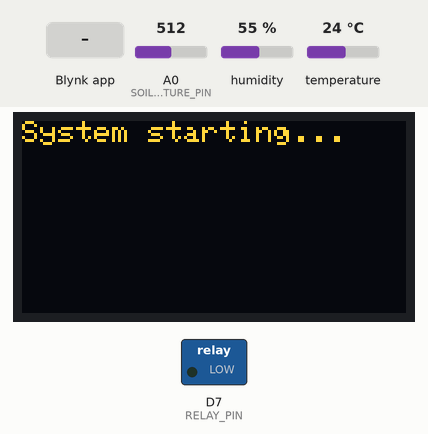
Bench run of a sketch on a simulated ESP8266 (NodeMCU). Parts: 128×64 one-colour display, switched loads named in the sketch (green lamp = pin HIGH). The test bench sets the inputs (shaded band); at power-on: A0 (SOIL_MOISTURE_PIN) = 512, humidity 55 %, temperature 24 °C. The OLED is the two-colour kind (top 16 rows yellow); WiFi joins after 1.5 s; servers stay silent unless stated; EEPROM starts erased; what the sketch prints to the serial monitor is not drawn.

Above: at 1.2 s.
1.3 s: Blynk app writes 1 to V4
At 10.9 s:
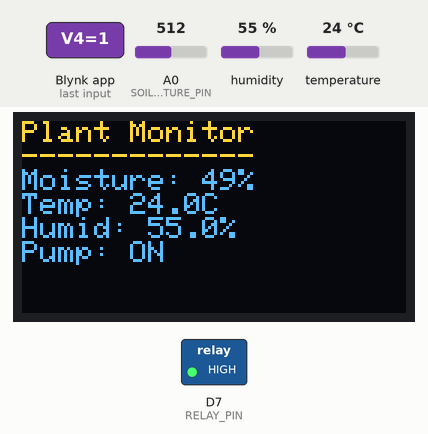
11.8 s: A0 (SOIL_MOISTURE_PIN) set to 0
At 21.5 s:
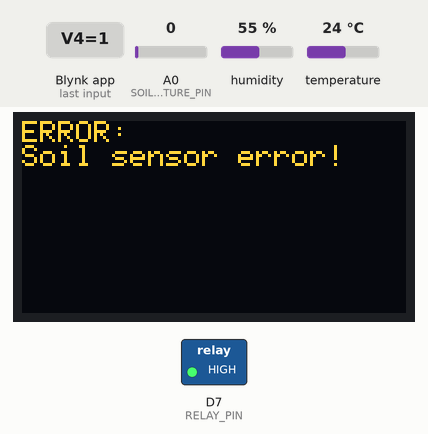
21.8 s: Blynk app writes 0 to V4
At 22.5 s:
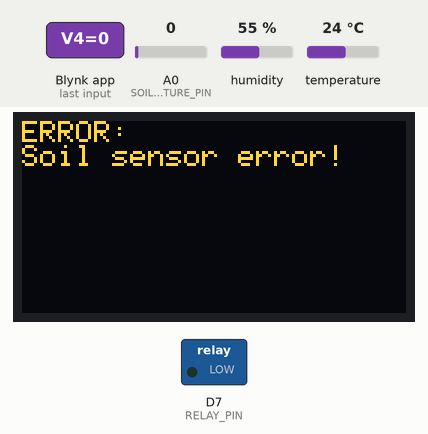
23.3 s: A0 (SOIL_MOISTURE_PIN) set to 40
At 31.0 s:
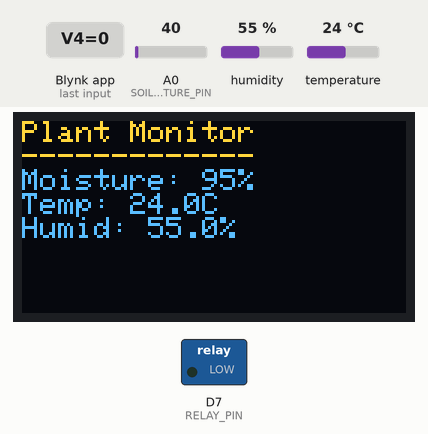
31.8 s: Blynk app writes 200 to V4
At 32.5 s:
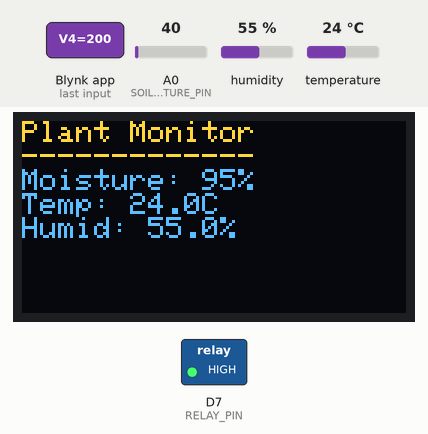
41.8 s: humidity set to 22 %
At 51.0 s:
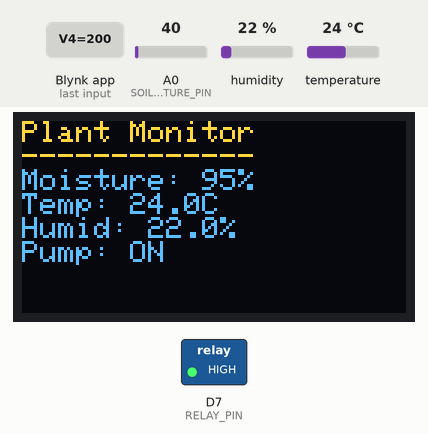
Timing chart, 0 to 52.5 s (numbered marks = the images above; inputs shaded):
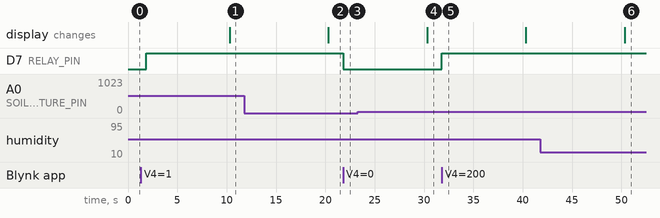

The sketch:

Code_complete_.ino
```cpp
#define BLYNK_TEMPLATE_ID "TMPL6gubuUsA2"
#define BLYNK_TEMPLATE_NAME "SMART PLANT WATERING PROJECT"
#define BLYNK_AUTH_TOKEN "v5kze5bCMFfgM1pYNdTDEKOz6IZvCFyS"

#include <ESP8266WiFi.h>
#include <BlynkSimpleEsp8266.h>
#include <Wire.h>
#include <Adafruit_GFX.h>
#include <Adafruit_SSD1306.h>
#include <DHTesp.h>
#include <EEPROM.h>

// Display configuration
#define SCREEN_WIDTH 128
#define SCREEN_HEIGHT 64
#define OLED_RESET -1
Adafruit_SSD1306 display(SCREEN_WIDTH, SCREEN_HEIGHT, &Wire, OLED_RESET);

// Pin definitions
#define SOIL_MOISTURE_PIN A0
#define RELAY_PIN 13
#define DHTPIN D4

// Network credentials
const char ssid[] = "iot";
const char pass[] = "12345678";
const char auth[] = BLYNK_AUTH_TOKEN;

// System states and timings
BlynkTimer timer;
bool pumpState = false;
bool manualOverride = false;
bool wateringInProgress = false;

// Timing constants
const unsigned long PUMP_RUN_TIME = 10000;  // 10 seconds
const unsigned long RECONNECT_INTERVAL = 30000;  // 30 seconds
const unsigned long MOISTURE_STABILIZATION_DELAY = 5000;  // 5 seconds
const unsigned long SAFETY_TIMEOUT = 60000;  // 1 minute maximum pump run time
const unsigned long WIFI_TIMEOUT = 20000;  // 20 seconds WiFi connection timeout
const uint8_t MAX_RECONNECT_ATTEMPTS = 5;  // Maximum reconnection attempts

// Soil moisture calibration values
const int MOISTURE_AIR_VALUE = 1023;    // Value in air
const int MOISTURE_WATER_VALUE = 0;     // Value in water
const int MOISTURE_READINGS = 5;        // Number of readings to average

// Sensor readings and thresholds
struct SystemState {
  int soilMoisture;
  float temperature;
  float humidity;
  int moistureThreshold;
  unsigned long lastWateringTime;
  uint8_t reconnectAttempts;
} state;

// Timing variables
unsigned long pumpStartTime = 0;
unsigned long lastReconnectAttempt = 0;

DHTesp dht;

// Function prototypes
bool hasTimeElapsed(unsigned long start, unsigned long interval);
void saveThresholdToEEPROM();
void loadThresholdFromEEPROM();
void checkConnection();
int readSoilMoisture();
void sendSensorData();
void managePump();
void startPump();
void stopPump();
void displayData();
void displayError(const __FlashStringHelper* errorMsg);

// Function implementations
bool hasTimeElapsed(unsigned long start, unsigned long interval) {
    return (millis() - start) >= interval;
}

void saveThresholdToEEPROM() {
    if (state.moistureThreshold >= 0 && state.moistureThreshold <= 100) {
        EEPROM.begin(512);
        EEPROM.put(0, state.moistureThreshold);
        if (!EEPROM.commit()) {
            displayError(F("EEPROM write failed"));
        }
        EEPROM.end();
    }
}

void loadThresholdFromEEPROM() {
    EEPROM.begin(512);
    EEPROM.get(0, state.moistureThreshold);
    EEPROM.end();
    if (state.moistureThreshold < 0 || state.moistureThreshold > 100) {
        state.moistureThreshold = 30;
        saveThresholdToEEPROM();
    }
}

void checkConnection() {
    if (WiFi.status() != WL_CONNECTED || !Blynk.connected()) {
        if (state.reconnectAttempts >= MAX_RECONNECT_ATTEMPTS) {
            displayError(F("Max reconnect attempts reached"));
            ESP.restart();
        }

        if (hasTimeElapsed(lastReconnectAttempt, RECONNECT_INTERVAL)) {
            lastReconnectAttempt = millis();
            state.reconnectAttempts++;
            WiFi.disconnect();
            WiFi.begin(ssid, pass);

            unsigned long startAttempt = millis();
            while (WiFi.status() != WL_CONNECTED) {
                if (hasTimeElapsed(startAttempt, WIFI_TIMEOUT)) {
                    displayError(F("WiFi timeout"));
                    return;
                }
                delay(500);
            }

            if (Blynk.connect()) {
                state.reconnectAttempts = 0;
                Serial.println(F("Reconnected to Blynk!"));
            }
        }
    }
}

int readSoilMoisture() {
    long sum = 0;
    for (int i = 0; i < MOISTURE_READINGS; i++) {
        sum += analogRead(SOIL_MOISTURE_PIN);
        delay(50);
    }
    int rawMoisture = sum / MOISTURE_READINGS;
    if (rawMoisture <= 0 || rawMoisture >= 1023) {
        return -1;
    }
    return map(rawMoisture, MOISTURE_AIR_VALUE, MOISTURE_WATER_VALUE, 0, 100);
}

void displayError(const __FlashStringHelper* errorMsg) {
    display.clearDisplay();
    display.setTextSize(1);
    display.setTextColor(SSD1306_WHITE);
    display.setCursor(0, 0);
    display.println(F("ERROR:"));
    display.println(errorMsg);
    display.display();
    Serial.print(F("Error: "));
    Serial.println(errorMsg);
}

void displayData() {
    display.clearDisplay();
    display.setTextSize(1);
    display.setTextColor(SSD1306_WHITE);
    display.setCursor(0, 0);
    display.println(F("Plant Monitor"));
    display.println(F("-------------"));
    display.print(F("Moisture: "));
    display.print(state.soilMoisture);
    display.println(F("%"));
    display.print(F("Temp: "));
    display.print(state.temperature, 1);
    display.println(F("C"));
    display.print(F("Humid: "));
    display.print(state.humidity, 1);
    display.println(F("%"));
    if (pumpState) {
        display.println(F("Pump: ON"));
    }
    display.display();
}

void startPump() {
    digitalWrite(RELAY_PIN, HIGH);
    pumpState = true;
    pumpStartTime = millis();
    wateringInProgress = true;
    Blynk.virtualWrite(V4, 1);
}

void stopPump() {
    digitalWrite(RELAY_PIN, LOW);
    pumpState = false;
    wateringInProgress = false;
    state.lastWateringTime = millis();
    Blynk.virtualWrite(V4, 0);
}

void managePump() {
    if (manualOverride) return;
    if (pumpState && hasTimeElapsed(pumpStartTime, SAFETY_TIMEOUT)) {
        stopPump();
        displayError(F("Pump timeout!"));
    } else if (!wateringInProgress && state.soilMoisture < state.moistureThreshold && hasTimeElapsed(state.lastWateringTime, MOISTURE_STABILIZATION_DELAY)) {
        startPump();
    } else if (pumpState && hasTimeElapsed(pumpStartTime, PUMP_RUN_TIME)) {
        stopPump();
    }
}

void sendSensorData() {
    int moistureReading = readSoilMoisture();
    if (moistureReading == -1) {
        displayError(F("Soil sensor error!"));
        return;
    }
    state.soilMoisture = moistureReading;

    TempAndHumidity data;
    for (int i = 0; i < 3; i++) {
        data = dht.getTempAndHumidity();
        if (dht.getStatus() == DHTesp::ERROR_NONE) {
            state.temperature = data.temperature;
            state.humidity = data.humidity;
            break;
        }
        delay(2000);
    }

    if (dht.getStatus() != DHTesp::ERROR_NONE) {
        displayError(F("DHT sensor error!"));
        return;
    }

    if (Blynk.connected()) {
        Blynk.virtualWrite(V1, state.soilMoisture);
        Blynk.virtualWrite(V2, state.temperature);
        Blynk.virtualWrite(V3, state.humidity);
    }

    displayData();
    managePump();
}

BLYNK_WRITE(V4) {
    manualOverride = param.asInt();
    if (manualOverride) startPump(); else stopPump();
}

BLYNK_WRITE(V5) {
    int newThreshold = param.asInt();
    if (newThreshold >= 0 && newThreshold <= 100) {
        state.moistureThreshold = newThreshold;
        saveThresholdToEEPROM();
    }
}

void setup() {
    Serial.begin(115200);
    Wire.begin();
    if (!display.begin(SSD1306_SWITCHCAPVCC, 0x3C)) {
        Serial.println(F("SSD1306 allocation failed"));
        delay(1000);
        ESP.restart();
    }
    pinMode(RELAY_PIN, OUTPUT);
    digitalWrite(RELAY_PIN, LOW);
    pinMode(SOIL_MOISTURE_PIN, INPUT);
    dht.setup(DHTPIN, DHTesp::DHT11);
    loadThresholdFromEEPROM();
    ESP.wdtEnable(WDTO_8S);
    WiFi.begin(ssid, pass);
    Blynk.config(auth);
    timer.setInterval(10000L, sendSensorData);
    display.clearDisplay();
    display.setTextSize(1);
    display.setTextColor(SSD1306_WHITE);
    display.setCursor(0, 0);
    display.println(F("System starting..."));
    display.display();
}

void loop() {
    ESP.wdtFeed();  // Feed the watchdog timer to prevent reset
    checkConnection();
    Blynk.run();
    timer.run();
}
```

Measured:
- after the input at 1.3 s, D7 (RELAY_PIN): LOW → HIGH after 0.53 s; the display: changes after 9.0 s (image 1)
- after the input at 11.8 s, the display: changes after 8.5 s (image 2)
- after the input at 21.8 s, D7 (RELAY_PIN): HIGH → LOW at once
- after the input at 23.3 s, the display: changes after 7.0 s (image 4)
- after the input at 31.8 s, D7 (RELAY_PIN): LOW → HIGH at once
- after the input at 41.8 s, the display: changes after 8.5 s (image 6)
